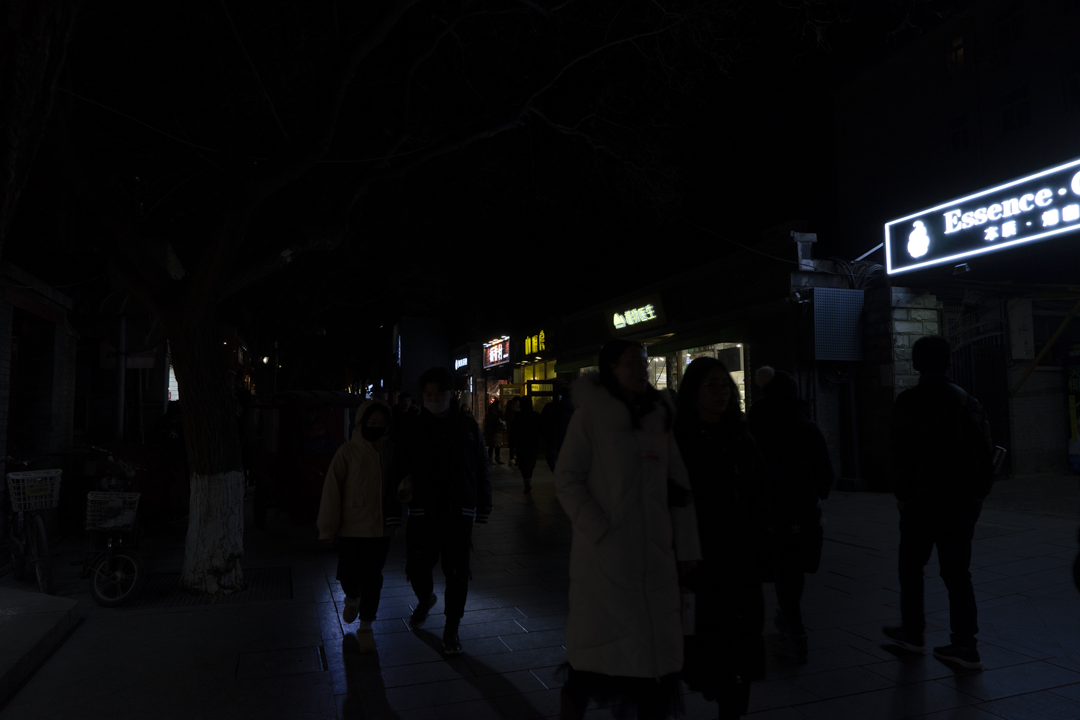
#> input picture img/1008.png, 1080 x 720 px, found by its file name
$ jupyter execute --allow-errors projectPCD.ipynb
#> lines starting #> are read from the running program, lines starting #| are printed output that depends on the picture
[cell 1]
from google.colab import drive
drive.mount('/content/drive')

[cell 2]
import cv2
import numpy as np
import matplotlib.pyplot as plt
import os

[cell 3]
# Ganti path dengan direktori citra kamu
image_path = '/content/drive/MyDrive/pcd/1008.png'

# Baca citra berwarna dan konversi ke grayscale
img = cv2.imread(image_path)
#> img is the input picture: shape (720, 1080, 3); mean B, G, R 11.6, 9.6, 9.4
gray = cv2.cvtColor(img, cv2.COLOR_BGR2GRAY)

# Resize menjadi 256x256
gray_resized = cv2.resize(gray, (256, 256))
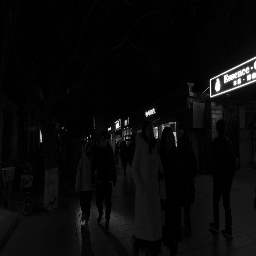
#> gray_resized: shape (256, 256); min 0, max 255, mean 9.6

# Histogram Equalization
equalized = cv2.equalizeHist(gray_resized)
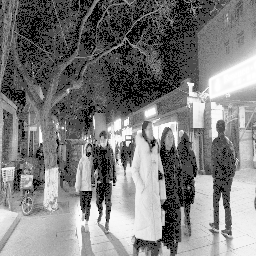
#> equalized: shape (256, 256); min 0, max 255, mean 124.9

# Tampilkan hasil dan histogram
#> (the rest of this cell did not finish here and is left out)

[cell 4]
std_before = np.std(gray_resized)
#> std_before = 23.94
std_after = np.std(equalized)
#> std_after = 72.44

print(f"Standar Deviasi Sebelum: {std_before:.2f}")
#| Standar Deviasi Sebelum: 23.94
print(f"Standar Deviasi Sesudah: {std_after:.2f}")
#| Standar Deviasi Sesudah: 72.44

[cell 5]
def show_image_and_histogram(original, processed, title1='Original', title2='Equalized'):
    fig, axs = plt.subplots(2, 2, figsize=(12, 6))

    axs[0, 0].imshow(original, cmap='gray')
    axs[0, 0].set_title(title1)
    axs[0, 0].axis('off')

    axs[0, 1].imshow(processed, cmap='gray')
    axs[0, 1].set_title(title2)
    axs[0, 1].axis('off')

    axs[1, 0].hist(original.ravel(), bins=256, range=(0, 256), color='gray')
    axs[1, 0].set_title('Histogram Sebelum')

    axs[1, 1].hist(processed.ravel(), bins=256, range=(0, 256), color='gray')
    axs[1, 1].set_title('Histogram Sesudah')
    plt.tight_layout()
    plt.show()

original = cv2.imread(image_path, cv2.IMREAD_GRAYSCALE)
#> original: shape (720, 1080); min 0, max 255, mean 9.4
processed = cv2.equalizeHist(original)
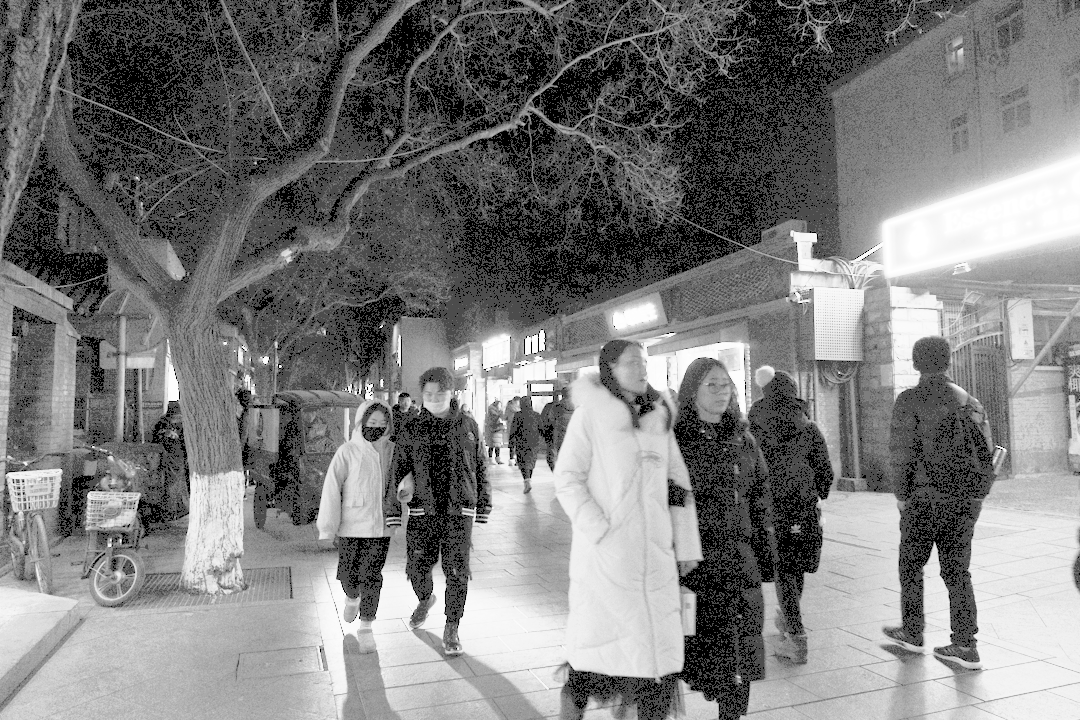
#> processed: shape (720, 1080); min 0, max 255, mean 123.4

show_image_and_histogram(original, processed)
#> in show_image_and_histogram, `plt.show()`:
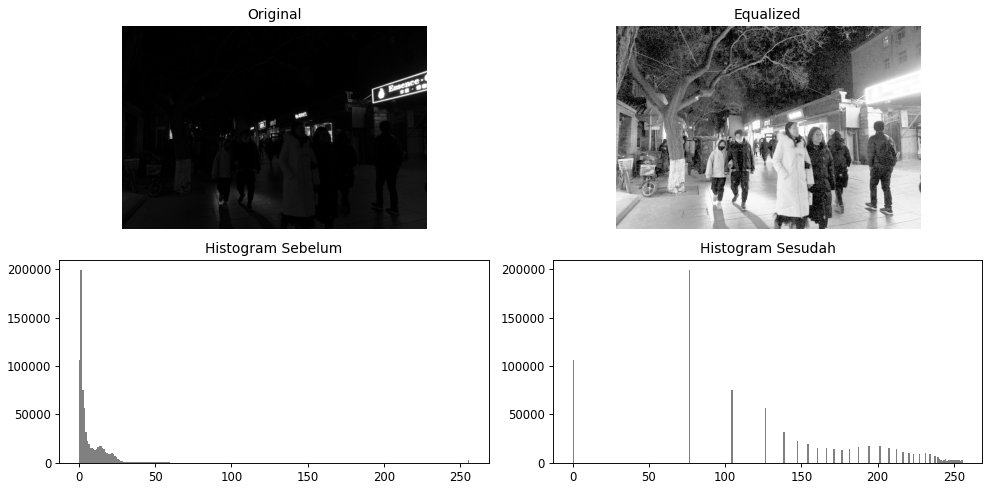
#> figure drawn by matplotlib, 4 panels; panel 3: tallest bar 199626 high, from x = 1 to 2; panel 4: tallest bar 199626 high, from x = 76 to 77

$ run again, with img/1022.png copied over img/1008.png
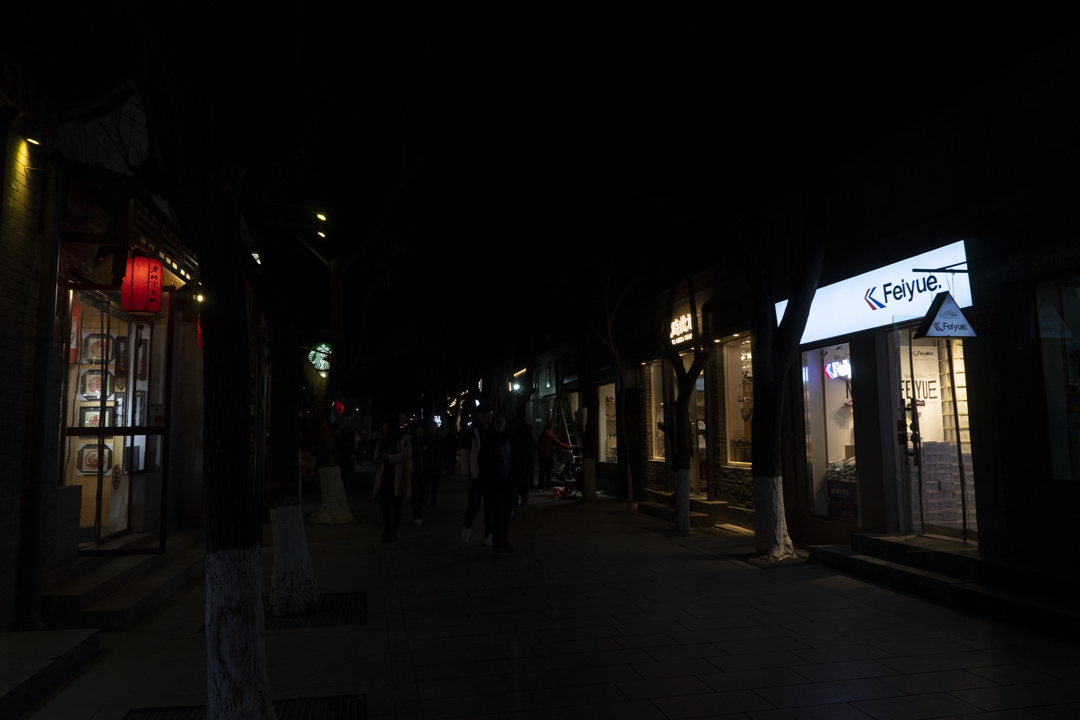
#> input picture img/1022.png, 1080 x 720 px, found by its file name
#> img is the input picture: shape (720, 1080, 3); mean B, G, R 13.4, 14.3, 16.1
#> `equalized = cv2.equalizeHist(gray_resized)`:
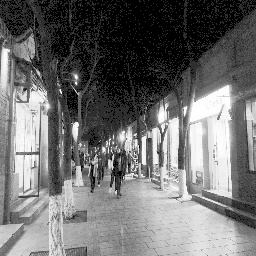
#> equalized: shape (256, 256); min 0, max 255, mean 110.9
#> std_before = 33.42
#> std_after = 79.78
#| Standar Deviasi Sebelum: 33.42
#| Standar Deviasi Sesudah: 79.78
#> in show_image_and_histogram, `plt.show()`:
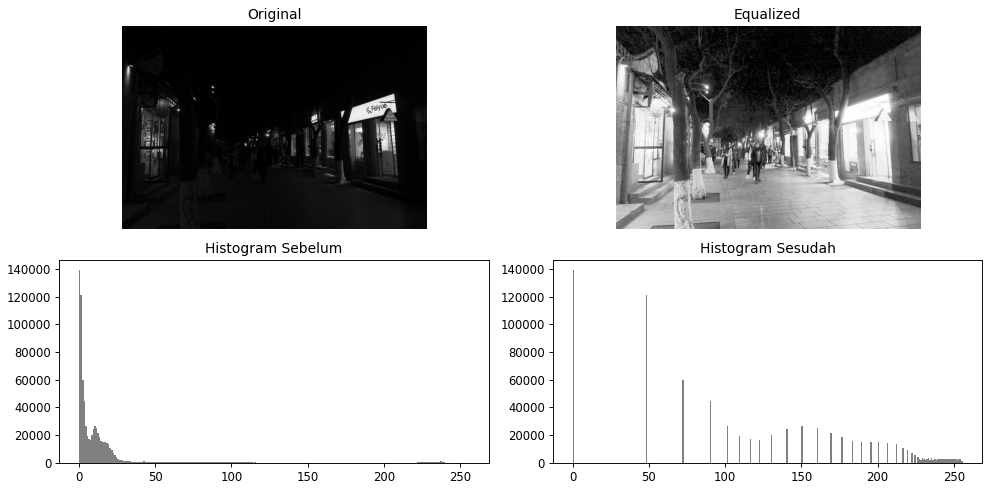
#> figure drawn by matplotlib, 4 panels; panel 3: tallest bar 139424 high, from x = 0 to 1; panel 4: tallest bar 139424 high, from x = 0 to 1
